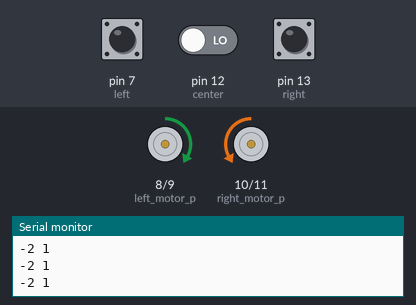
A sketch run on a simulated Arduino Uno, built with avr-gcc and run on an emulated ATmega328P. Shown: motor-driver pin pairs drawn as motors (green arrow = first pin HIGH = forward, orange = second pin HIGH = backward, longer = more drive, scaled by the enable pin), the last lines printed to the serial monitor. Inputs (shaded band) come from the test bench; at power-on: pin 12 (center) LOW, pin 7 (left) HIGH, pin 13 (right) HIGH.

Above: at 2.3 s.
2.4 s: pin 12 (center) driven HIGH
At 4.3 s:
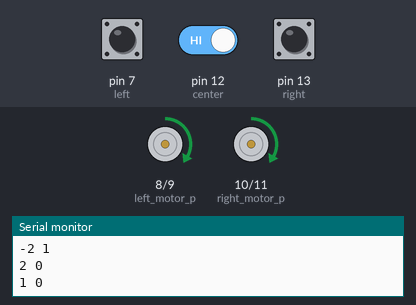
At 5.6 s:
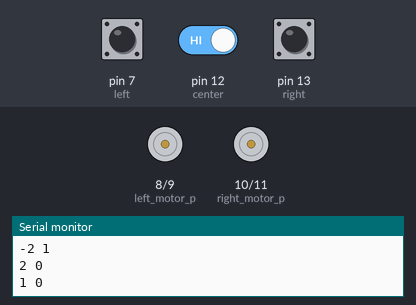
Timing chart, 0 to 7.1 s (numbered marks = the images above; inputs shaded):
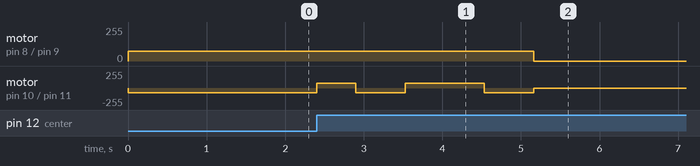

The sketch:

main.ino
```cpp
#include "main.h"


int Bonnok_P_X=3,Bonnok_P_Y=3;
int DIST_X=1,DIST_Y=2;
int X_Flag=0,Y_Flag=1;
int y=0,x=0;

void setup()
  // put your setup code here, to run once:
{
pinMode(right_motor_p,OUTPUT);
pinMode(right_motor_N,OUTPUT);
pinMode(left_motor_p,OUTPUT);
pinMode(left_motor_N,OUTPUT);
pinMode( Rmotor_speed,OUTPUT);
pinMode( Rmotor_speed,OUTPUT);
Serial.begin(9600);
pinMode(right,INPUT);
pinMode(center,INPUT);
pinMode(left,INPUT);

}

void loop() {
  // put your main code here, to run repeatedly:
 y=DIST_Y - Bonnok_P_Y;
 x=DIST_X - Bonnok_P_X;
char check=x;

/******************************************************************************************** Moving in Y axis*********************************************************************************************/

y_axis: while (y!=0) {
Serial.print(x);
Serial.print(" ");
Serial.print(y);
Serial.println(" ");


if (y < 0){
turn_180();
Y_Flag=-1;
y *= (-1);
}
if ((digitalRead(left)==white)&&(digitalRead(center)==black)&&(digitalRead(right)==white)){
forward();
}

 if ((digitalRead(left)==black)&&(digitalRead(center)==white)&&(digitalRead(right)==white)){

correct_left();
}

 if ((digitalRead(left)==white)&&(digitalRead(center)==white)&&(digitalRead(right)==black)){

correct_right();
}
 if ((digitalRead(left)==black)&&(digitalRead(center)==black)&&(digitalRead(right)==black)){
forward();
delay(500);
  y--;
  Bonnok_P_Y += Y_Flag;
goto   y_axis;
}

 }
/******************************************************************************************** Rotation around X axis*********************************************************************************************/

if ((Y_Flag == 1) && (x > 0)){
turn_R90();
X_Flag=1;
}
else if ((Y_Flag == 1) && (x < 0)){
turn_L90();
X_Flag=-1;
x*=(-1);
}
else if ((Y_Flag == -1) && (x > 0)){
turn_L90();
X_Flag=1;
}
else if ((Y_Flag == -1) && (x < 0)){
turn_R90();
X_Flag=-1;
x*=(-1);
}

/********************************************************************************************Moving in X axis*********************************************************************************************/


X_axis: while (x !=0) {
Serial.print(x);
Serial.print(" ");
Serial.print(y);
Serial.println(" ");

if ((digitalRead(left)==white)&&(digitalRead(center)==black)&&(digitalRead(right)==white)){

forward();
}

 if ((digitalRead(left)==black)&&(digitalRead(center)==white)&&(digitalRead(right)==white)){

correct_left();
}

 if ((digitalRead(left)==white)&&(digitalRead(center)==white)&&(digitalRead(right)==black)){

correct_right();
}
 if ((digitalRead(left)==black)&&(digitalRead(center)==black)&&(digitalRead(right)==black)){
forward();
delay(500);
  x--;
 Bonnok_P_X += X_Flag;
goto   X_axis;
}

 }

/*************************************************************************************************Parking*********************************************************************************************/

if (check != 0){
           if (X_Flag == 1){
             turn_L90();
                    }
           else if (X_Flag == -1){
              turn_R90();
                  }
}
else if (Y_Flag == -1){
turn_180();
}
Y_Flag=1,X_Flag=0;
stop();
}
```

Motor_moving.cpp
```cpp
#include "Motor_moving.h"

void forward()
{
  analogWrite(Rmotor_speed,73);
  analogWrite(Lmotor_speed,73);
  digitalWrite(right_motor_p,HIGH);
  digitalWrite(right_motor_N,LOW);
  digitalWrite(left_motor_p,HIGH);
  digitalWrite(left_motor_N,LOW);
}
/**********************************************************************************************/
void reverse()
{
  analogWrite(Rmotor_speed,74);
  analogWrite(Lmotor_speed,77);
  digitalWrite(right_motor_p,LOW);
  digitalWrite(right_motor_N,HIGH);
  digitalWrite(left_motor_p,LOW);
  digitalWrite(left_motor_N,HIGH);
}
/**********************************************************************************************/
void Tleft()
{

  digitalWrite(right_motor_p,HIGH);
  digitalWrite(right_motor_N,LOW);
  digitalWrite(left_motor_p,LOW);
  digitalWrite(left_motor_N,HIGH);
}
/**********************************************************************************************/
void Tright()
{
  digitalWrite(right_motor_p,LOW);
  digitalWrite(right_motor_N,HIGH);
  digitalWrite(left_motor_p,HIGH);
  digitalWrite(left_motor_N,LOW);
}
/**********************************************************************************************/
void stop()
{
   digitalWrite(right_motor_p,LOW);
  digitalWrite(right_motor_N,LOW);
  digitalWrite(left_motor_p,LOW);
  digitalWrite(left_motor_N,LOW);
}

/**********************************************************************************************/
void turn_R90(){

analogWrite(Rmotor_speed,73);
analogWrite(Lmotor_speed,73);
digitalWrite(right_motor_p,LOW);
  digitalWrite(right_motor_N,HIGH);
  digitalWrite(left_motor_p,HIGH);
  digitalWrite(left_motor_N,LOW);
delay(630);


}
/**********************************************************************************************/
void turn_L90(){
analogWrite(Rmotor_speed,73);
analogWrite(Lmotor_speed,73);
digitalWrite(right_motor_p,HIGH);
  digitalWrite(right_motor_N,LOW);
  digitalWrite(left_motor_p,LOW);
  digitalWrite(left_motor_N,HIGH);
delay(630);
}
/**********************************************************************************************/
void turn_180(){
analogWrite(Rmotor_speed,73);
analogWrite(Lmotor_speed,73);
digitalWrite(right_motor_p,LOW);
  digitalWrite(right_motor_N,HIGH);
  digitalWrite(left_motor_p,HIGH);
  digitalWrite(left_motor_N,LOW);
delay(1550);
}
```

Motor_moving.h
```cpp
#ifndef MOTOR_MOVING_H
#define MOTOR_MOVING_H

/*************************includes*************************************/

#include <Arduino.h>

/*************************data declearation*************************************/

#define right_motor_p 10
#define right_motor_N 11
#define left_motor_p 8
#define left_motor_N 9
#define Rmotor_speed 6
#define Lmotor_speed 5

/*************************Functions*************************************/

void forward();
void reverse();
void Tleft();
void Tright();
void stop();
void turn_R90();
void turn_L90();
void turn_180();
#endif
```

linefollower.cpp
```cpp
#include "linefollower.h"

void correct_right(){

  digitalWrite(right_motor_p,LOW);
  digitalWrite(right_motor_N,LOW);
  digitalWrite(left_motor_p,HIGH);
  digitalWrite(left_motor_N,LOW);
}


/*************************************************************************************************/
void correct_left(){

 digitalWrite(right_motor_p,HIGH);
  digitalWrite(right_motor_N,LOW);
  digitalWrite(left_motor_p,LOW);
  digitalWrite(left_motor_N,LOW);
}
```

linefollower.h
```cpp
#ifndef LINEFOLLOER_H
#define LINEFOLLOER_H


/*************************includes*************************************/

#include <Arduino.h>
#include "Motor_moving.h"

/*************************data declearation*************************************/
#define white 0
#define black 1

#define right 13
#define center 12
#define left 7


typedef struct {

     char X_postion;
    char  Y_postion;

}Grid;
/*************************Functions*************************************/

void correct_right();
void correct_left();
#endif
```

main.h
```cpp
#ifndef MAIN_H
#define MAIN_H


/*************************includes*************************************/

#include "Motor_moving.h"
#include "linefollower.h"

/*************************data declearation*************************************/
/*************************Functions*************************************/
#endif
```

Measured:
- after the input at 2.4 s, motor on pin 8 (left_motor_p) / pin 9 (left_motor_N): forward 73/255 → stopped after 2.8 s; motor on pin 10 (right_motor_p) / pin 11 (right_motor_N): backward 73/255 → forward 73/255 at once, → backward 73/255 0.50 s later, → forward 73/255 0.63 s later, → backward 73/255 1.0 s later, … (5 changes in this stretch)
